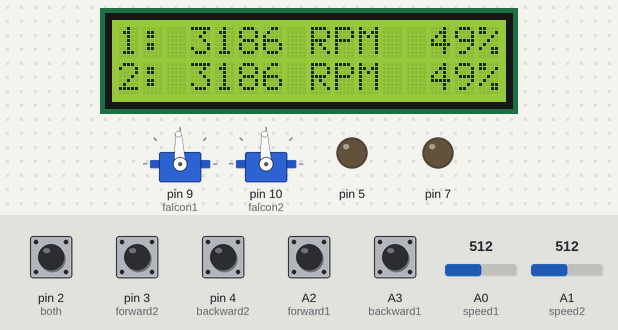
A sketch run on a simulated Arduino Uno, built with avr-gcc and run on an emulated ATmega328P. Parts: 2 × servo, 16×2 character LCD, output pins drawn as LEDs (lit = HIGH). Inputs (shaded band) come from the test bench; at power-on: A2 (forward1), A3 (backward1), pin 2 (both), pin 3 (forward2), pin 4 (backward2) HIGH, A0 (speed1) = 512, A1 (speed2) = 512.

Above: at 3.3 s.
3.4 s: pin 3 (forward2) pulled LOW for 0.15 s
At 3.51 s:
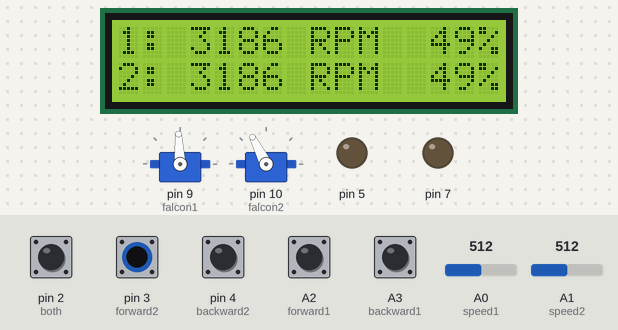
5.0 s: pin 4 (backward2) pulled LOW for 0.15 s
At 5.12 s:
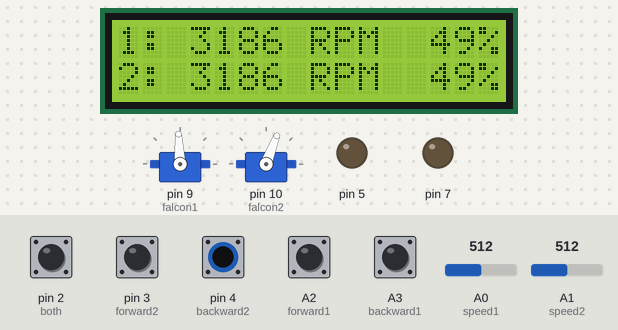
6.6 s: A2 (forward1) pulled LOW for 0.15 s
At 6.72 s:
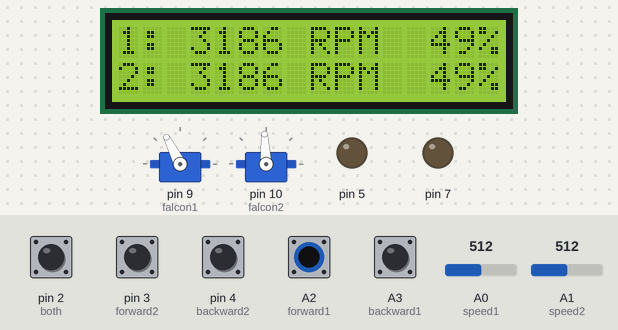
8.3 s: A3 (backward1) pulled LOW for 0.15 s
At 8.42 s:
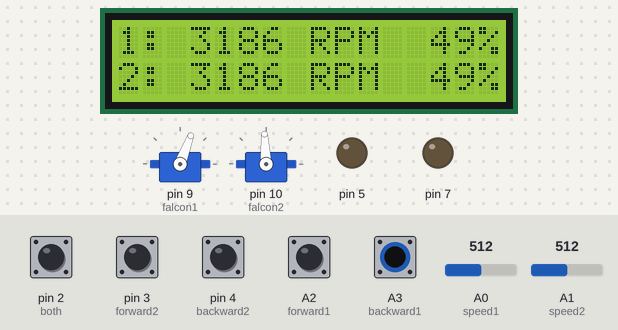
9.9 s: A0 (speed1) set to 716
At 11.1 s:
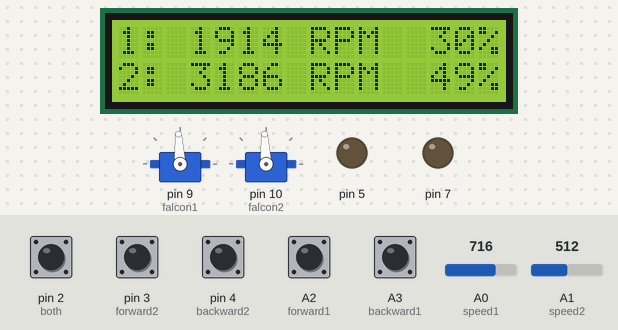
11.4 s: A1 (speed2) set to 716
At 12.7 s:
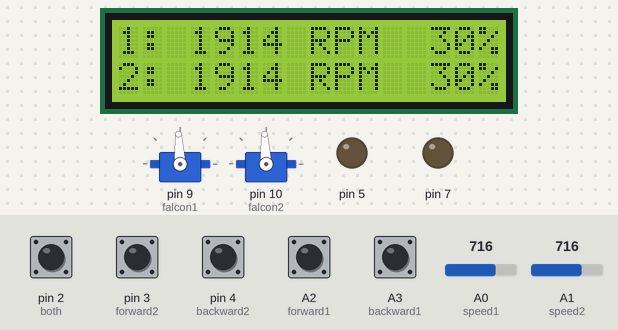
Timing chart, 0 to 13.9 s (numbered marks = the images above; inputs shaded):
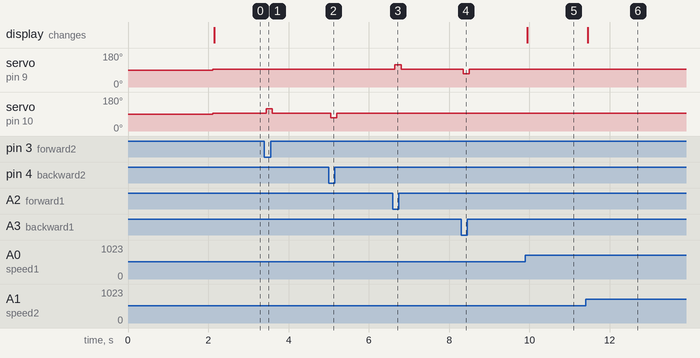

The sketch:

BumbleTester_Falcon.ino
```cpp
#include <Servo.h>
#include <LiquidCrystal_I2C.h>

Servo falcon1, falcon2;
const int speed1 = A0, speed2 = A1, forward1 = A2, backward1 = A3, forward2 = 3, backward2 = 4, both = 2;
int direction1 = 0, direction2 = 0, power1 = 0, power2 = 0, lastPower1 = 1, lastPower2 = 1, lastDirection1 = 1, lastDirection2 = 1, powerPercentage1 = 1, powerPercentage2 = 1, useBoth = 0;
long lastOperationTime = 0;

LiquidCrystal_I2C lcd(0x27, 16, 2);

void setUpScreen(){
  lcd.clear();
  lcd.print("1: ");
  lcd.setCursor(8, 0);
  lcd.print("RPM");
  lcd.setCursor(15, 0);
  lcd.print("%");

  lcd.setCursor(0, 1);
  lcd.print("2: ");
  lcd.setCursor(8, 1);
  lcd.print("RPM");
  lcd.setCursor(15, 1);
  lcd.print("%");
}

void readSpeeds(){
  power1 = analogRead(speed1);
  power2 = analogRead(speed2);
  if(useBoth == 1){
    power2 = power1;
  }
  powerPercentage1 = map(power1, 1023, 0, 0, 100);
  powerPercentage2 = map(power2, 1023, 0, 0, 100);
}

void readToggles(){
  // reading toggle 1 direction
  if(!digitalRead(forward1)){
    direction1 = 1;
  }else if(!digitalRead(backward1)){
    direction1 = 2;
  }else{
    direction1 = 0;
  }

  // reading toggle 2 direction
  if(!digitalRead(forward2)){
    direction2 = 1;
  }else if(!digitalRead(backward2)){
    direction2 = 2;
  }else{
    direction2 = 0;
  }
  useBoth = !digitalRead(both);
}

void writePowerToControllers(){
  // getting output for controller 1
  int maxOut = 1500;
  if(direction1 == 1){
    maxOut = 2000;
  }else if(direction1 == 2){
    maxOut = 1000;
  }
  int output1 = map(power1, 1023, 0, 1500, maxOut);

  // getting output for controller 2
  maxOut = 1500;
  if(direction2 == 1){
    maxOut = 2000;
  }else if(direction2 == 2){
    maxOut = 1000;
  }
  int output2 = map(power2, 1023, 0, 1500, maxOut);

  // writing to controllers
  falcon1.writeMicroseconds(output1);
  falcon2.writeMicroseconds(output2);
}

void showOutputPower(){
  int rpm1 = map(power1, 1023, 0, 0, 6380);
  int rpm2 = map(power2, 1023, 0, 0, 6380);

  //clear screen
  for(int x = 3; x < 7; x++){
    if(x > 3){
      lcd.setCursor(x + 8, 0);
      lcd.print(" ");
      lcd.setCursor(x + 8, 1);
      lcd.print(" ");
    }
    lcd.setCursor(x, 0);
    lcd.print(" ");
    lcd.setCursor(x, 1);
    lcd.print(" ");
  }

  // print motor 1 rpm
  if(rpm1 < 10){
    lcd.setCursor(6, 0);
  }else if(rpm1 < 100){
    lcd.setCursor(5, 0);
  }else if(rpm1 < 1000){
    lcd.setCursor(4, 0);
  }else{
    lcd.setCursor(3, 0);
  }
  lcd.print(rpm1);

  // print motor 1 power
  if(powerPercentage1 == 100){
    lcd.setCursor(12, 0);
  }else{
    lcd.setCursor(13, 0);
  }
  lcd.print(powerPercentage1);

  // print motor 1 rpm
  if(rpm2 < 10){
    lcd.setCursor(6, 1);
  }else if(rpm2 < 100){
    lcd.setCursor(5, 1);
  }else if(rpm2 < 1000){
    lcd.setCursor(4, 1);
  }else{
    lcd.setCursor(3, 1);
  }
  lcd.print(rpm2);

  // print motor 2 power
  if(powerPercentage2 == 100){
    lcd.setCursor(12, 1);
  }else{
    lcd.setCursor(13, 1);
  }
  lcd.print(powerPercentage2);
}

void setup() {
  pinMode(speed1, INPUT);
  pinMode(speed2, INPUT);
  pinMode(forward1, INPUT_PULLUP);
  pinMode(backward1, INPUT_PULLUP);
  pinMode(forward2, INPUT_PULLUP);
  pinMode(backward2, INPUT_PULLUP);

  pinMode(7, OUTPUT);
  pinMode(5, OUTPUT);
  digitalWrite(7, 0);
  digitalWrite(5, 0);

  falcon1.attach(9);
  falcon2.attach(10);

  lcd.init();
  lcd.backlight();
  lcd.setCursor(0, 0);
  lcd.print("Starting");
  lcd.setCursor(0, 1);
  lcd.print("BumbleTester");
  delay(2000);
  setUpScreen();
}

void loop() {
  readSpeeds();
  readToggles();
  if(powerPercentage1 != lastPower1 || powerPercentage2 != lastPower2 || direction1 != lastDirection1 || direction2 != lastDirection2){
    writePowerToControllers();
    showOutputPower();
  }
  lastPower1 = powerPercentage1;
  lastPower2 = powerPercentage2;
  lastDirection1 = direction1;
  lastDirection2 = direction2;
  delay(20);
}
```

Measured:
- after the input at 3.4 s, servo on pin 10 (falcon2): 93° → 117° after 0.05 s, → 93° 0.14 s later
- after the input at 5.0 s, servo on pin 10 (falcon2): 93° → 69° after 0.06 s, → 93° 0.14 s later
- after the input at 6.6 s, servo on pin 9 (falcon1): 93° → 117° at once, → 93° 0.16 s later
- after the input at 8.3 s, servo on pin 9 (falcon1): 93° → 69° after 0.05 s, → 93° 0.14 s later
- after the input at 9.9 s, the display: changes at once (image 5)
- after the input at 11.4 s, the display: changes after 0.05 s (image 6)
